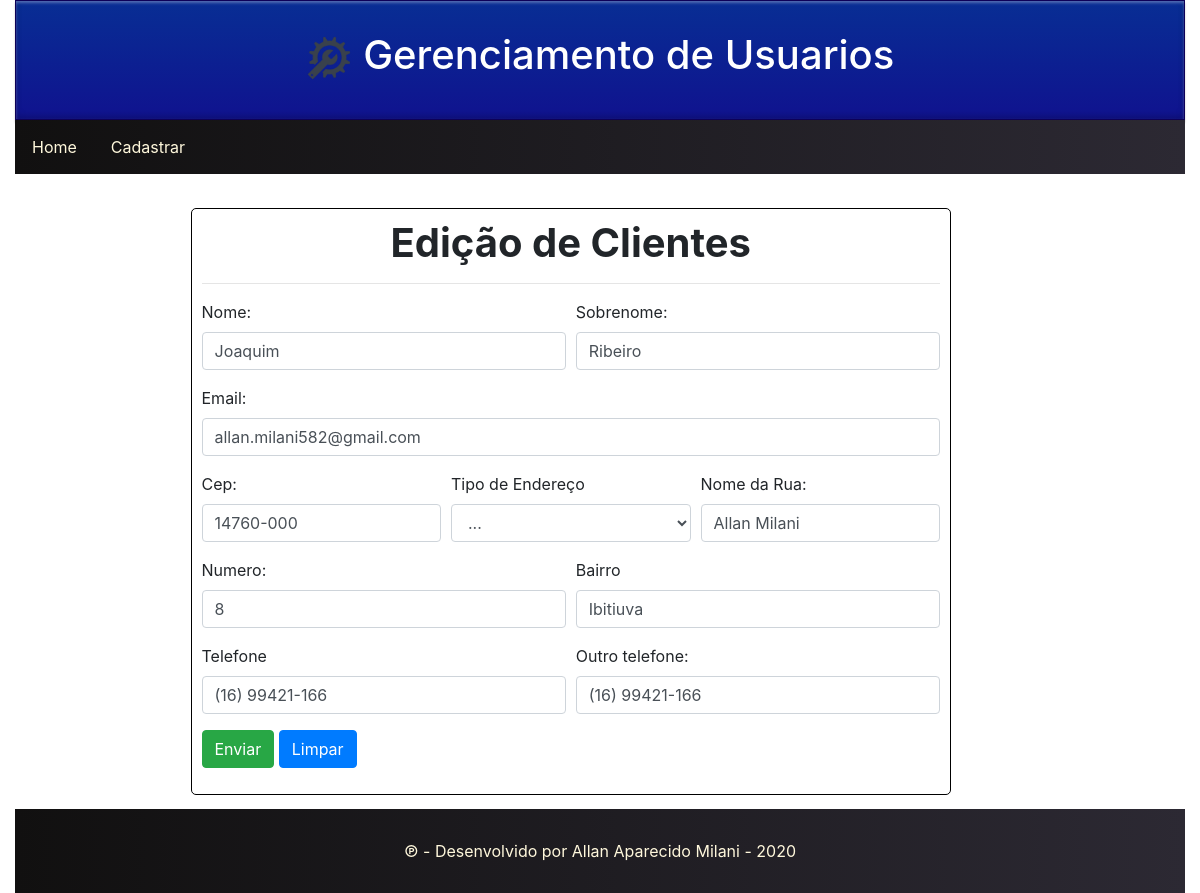
The app's page /index.php?page=edit&id=9 with its own data.
### tables this page shows
CREATE TABLE `clientes` (
  `nome` varchar(50) NOT NULL,
  `sobrenome` varchar(100) NOT NULL,
  `email` varchar(100) NOT NULL,
  `cep` varchar(9) NOT NULL,
  `tipoEnd` varchar(100) NOT NULL,
  `nomeRua` varchar(100) NOT NULL,
  `numero` varchar(11) NOT NULL,
  `bairro` varchar(100) NOT NULL,
  `telefone1` varchar(14) NOT NULL,
  `telefone2` varchar(14) NOT NULL,
  `senha` varchar(50) NOT NULL,
  `situation` int(1) NOT NULL,
  `id` int(11) NOT NULL
);

### app/model/Banco.php (called while the page is built, shortened)
<?php
     class Banco{
         public static function connect(){
            $host = "localhost";
            $user = "root";
            $pass = "usbw";
            $db = "loja";
            $connect = mysqli_connect($host, $user, $pass, $db);
            return $connect;
         }
     }
?>

### app/view/form.php (the view, shortened to what this page needs)
<?php
require 'app/model/Banco.php';
if (isset($_GET['id'])) {
    $id = $_GET['id'];
    $sql="SELECT * FROM clientes WHERE id = '$id'";
    $query = mysqli_query(Banco::connect(),$sql)or die(mysqli_error("Erro ao buscar o usuario"));
    $dado = mysqli_fetch_array($query);
    $mensagem = "Edição de Clientes" ;
    $action = "edit";
    $url = "app/controller/controller.php?action=".$action."&id=".$id;
} else {
    $mensagem = "Cadastro de Clientes";
    $action="cadastrar";
    $url = "app/controller/controller.php?action=".$action;
}
?>
<div class="form mt-4">
    <form action="<?php echo $url;?>" method="POST" id="form-cliente">
        <div>
            <h1><b>
                    <center><?php echo $mensagem ?> </center>
                </b></h1>
            <hr>
        </div>
        <div class="form-row">
            <div class="form-group col-md-6">
                <label>Nome:</label>
                <input type="text" class="form-control" id="nome" name="nome" value="<?php if ($dado) echo ($dado['nome']);  ?>" placeholder="Digite o seu nome...">
            </div>
            <div class="form-group col-md-6">
                <label>Sobrenome:</label>
                <input type="text" class="form-control" id="sobrenome" name="sobrenome" value="<?php if ($dado) echo ($dado['sobrenome']);  ?>" placeholder="Digite o seu sobrenome...">
            </div>
        </div>
        <div class="form-group">
            <label>Email:</label>
            <input type="text" class="form-control" id="email" name="email" value="<?php if ($dado) echo ($dado['email']);  ?>" placeholder="Digite o seu email...">
        </div>
        <div class="form-row">
            <div class="form-group col-md-4">
                <label>Cep:</label>
                <input type="text" class="form-control" id="cep" name="cep" value="<?php if ($dado) echo ($dado['cep']);  ?>" maxlength="9" placeholder="Digite seu cep..." maxlength="9" minlength="9">
            </div>
            <div class="form-group col-md-4">
                <label>Tipo de Endereço</label>
                <select class="form-control" id="tipoEnd" name="tipoEnd">
                    <option>...</option>
                </select>
            </div>
            <div class="form-group col-md-4">
                <label>Nome da Rua:</label>
                <input type="text" class="form-control" id="nomeRua" name="nomeRua" value="<?php if ($dado) echo ($dado['nomeRua']);  ?>" placeholder="Digite o nome da rua...">
            </div>
        </div>
        <div class="form-row">
            <div class="form-group col-md-6">
                <label>Numero:</label>
                <input type="text" class="form-control" id="numero" name="numero" value="<?php if ($dado) echo ($dado['numero']);  ?>" placeholder="Digite o numero..." maxlength="">
            </div>
            <div class="form-group col-md-6">
                <label>Bairro</label>
                <input type="text" class="form-control" id="bairro" name="bairro" value="<?php if ($dado) echo ($dado['bairro']);  ?>" placeholder="Digite o bairro...">
            </div>
        </div>
        <div class="form-row">
            <div class="form-group col-md-6">
                <label>Telefone</label>
                <input type="Tel" class="form-control" id="telefone1" name="telefone1" value="<?php if ($dado) echo ($dado['telefone1']);  ?>" maxlength="14" placeholder="Digite seu telefone...">
            </div>
            <div class="form-group col-md-6">
                <label>Outro telefone:</label>
                <input type="Tel" class="form-control" id="telefone2" name="telefone2" value="<?php if ($dado) echo ($dado['telefone2']);  ?>" maxlength="14" placeholder="Digite outro telefone...">
            </div>
        </div>
        <div class="form-group">
            <button name="cadastrar" id="cadastrar" class="btn btn-success">
                Enviar
            </button>
            <button type="reset" name="reset" id="reset" class="btn btn-primary">Limpar</button>
        </div>
    </form>
</div>

### public/css/styles.css (style rules this page uses)
html, body { margin: 0; padding: 0; box-sizing: border-box; }
.form { width: 65%; height: 150px auto; border: 0.5px solid #000000; border-radius: 5px; padding: 10px; position: relative; top: 10px; left: 15%; }

### records on screen
clientes: nome "Joaquim", sobrenome "Ribeiro", email "allan.milani582@gmail.com", cep "14760-000", nomeRua "Allan Milani", numero "8", bairro "Ibitiuva", telefone1 "(16) 99421-166", telefone2 "(16) 99421-166"

### other values on screen
$mensagem "Edição de Clientes"
